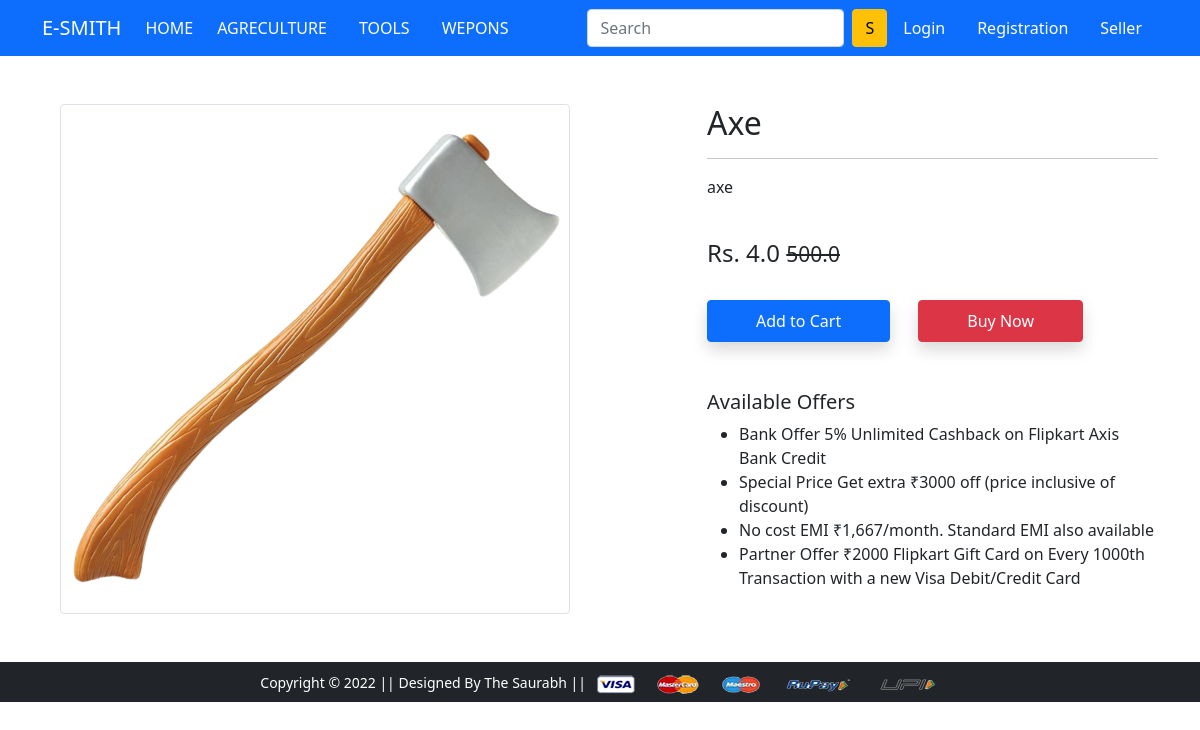
Screenshot of /product-detail/1/ with the database file from the repository.
### store/models/product.py (models this page shows, shortened)
class Product(models.Model):
    title=models.CharField(max_length=100)
    selling_price=models.FloatField()
    discounted_price=models.FloatField()
    description=models.TextField()
    brand=models.CharField(max_length=100)
    category=models.CharField(choices=CATEGORY_CHOICES,max_length=2)
    product_image=models.ImageField(upload_to='product')

### store/views.py (the view)
# urls.py: path('product-detail/<int:pk>/', views.ProductDetailView.as_view(), name='product-detail'),
class ProductDetailView(View):
	def get(self, request, pk):
		totalitem = 0
		product = Product.objects.get(pk=pk)
		print(product.id)
		item_already_in_cart=False
		if request.user.is_authenticated:
			totalitem = len(Cart.objects.filter(user=request.user))
			item_already_in_cart = Cart.objects.filter(Q(product=product.id) & Q(user=request.user)).exists()
		return render(request, 'store/productdetail.html', {'product':product, 'item_already_in_cart':item_already_in_cart, 'totalitem':totalitem})

### store/templates/store/productdetail.html (shortened to what this page needs)
{% extends 'store/base.html' %}
{% load static %}
{% block main-content %}
<div class="container my-5">
 <div class="row">
  <div class="col-sm-6 text-center align-self-center">
   <img src="{{product.product_image.url}}" alt="" class="img-fluid img-thumbnail">
  </div>
  <div class="col-sm-5 offset-sm-1">
   <h2>{{product.title}}</h2>
   <hr>
   <p>{{product.description}}</p> <br>
   <h4>Rs. {{product.discounted_price}} <small class="fw-light text-decoration-line-through">{{product.selling_price}}</small></h4> <br>
   {% if not request.user.is_authenticated %}
     <form action="/cart" class="d-inline">
      <button type="submit" class="btn btn-primary shadow px-5 py-2">Add to Cart</button>
     </form>
   {% endif %}
   <a href="{% url 'checkout' %}" class="btn btn-danger shadow px-5 py-2 ms-4">Buy Now</a>
   <h5 class="mt-5">Available Offers</h5>
   <ul>
    <li>Bank Offer 5% Unlimited Cashback on Flipkart Axis Bank Credit</li>
    <li>Special Price Get extra ₹3000 off (price inclusive of discount)</li>
    <li>No cost EMI ₹1,667/month. Standard EMI also available</li>
    <li>Partner Offer ₹2000 Flipkart Gift Card on Every 1000th Transaction with a new Visa Debit/Credit Card</li>
   </ul>
  </div>
 </div>
</div>
{% endblock main-content %}

### rows the page displays
Product: product_image (picture), title "Axe", description "axe", discounted_price "4.0", selling_price "500.0"
